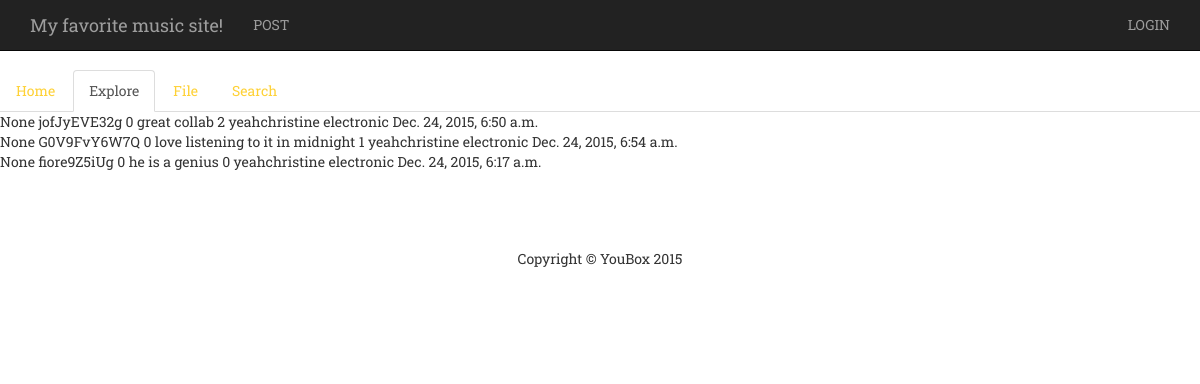
Screenshot of /explore/songcategories/content/electronic/ with the database file from the repository.
### posts/models.py (models this page shows)
class Post(models.Model):
    title = models.TextField(max_length=100,null=True)
    url = models.TextField(max_length=100,null=True)
    start_time = models.IntegerField(null=True)
    post_message = models.TextField(max_length=100,null=True)
    likes = models.IntegerField(null=True)
    people_listening = models.IntegerField(null=True)
    user_id = models.ForeignKey('login.CustomUser', on_delete=models.CASCADE,null=True)
    user_pic_path = models.CharField(max_length=200, null=True);
    category = models.CharField(max_length=20,null=True)
    time = models.DateTimeField(default=datetime.now)

### musicSite/views.py (the view)
# urls.py: url(r'^explore/songcategories/content/(?P<category>\w+)/', categoriesContent),
def categoriesContent(request,category):
	post_list = Post.objects.filter(category=category)
	return render(request,'exploreSongCategoriesContent.html', {'post_list': post_list})

### musicSite/templates/exploreSongCategoriesContent.html (shortened to what this page needs)
<html>
<head>
    {% load staticfiles %}
    <link href="{% static 'bootstrap/css/bootstrap.min.css' %}" rel="stylesheet">
    <link href="{% static 'bootstrap/css/1-col-portfolio.css' %}" rel="stylesheet">
    <link href="{% static 'css/agency.css' %}" rel="stylesheet">
    <link href="font-awesome/css/font-awesome.min.css" rel="stylesheet" type="text/css">
</head>
<body>
    <nav class="navbar navbar-inverse navbar-fixed-top" role="navigation">
        <div class="container">
            <div class="navbar-header">
                <a class="navbar-brand" href="#">My favorite music site!</a>
            </div>
            <div class="collapse navbar-collapse" id="bs-example-navbar-collapse-1">
                <ul class="nav navbar-nav">
                    <li>
                        <a type="button" data-toggle="modal" data-target="#myModal">POST</a>
                    </li>
                </ul>
                <ul class="nav navbar-nav navbar-right">
                    {% if user.username %}
                    <li><p class="navbar-text">Hi {{ user.username }} !</p></li>
                    <li><a href="/logout/" >LOGOUT</a></li>
                    {% else %}
                        {% url 'login' as the_url %}
                    <li><a href="{{ the_url }}">LOGIN</a></li>
                    {% endif %}
            </div>
        </div>
    </nav>
    <ul class="nav nav-tabs">
      <li><a href="/home/">Home</a></li>
      <li class="active"><a href="#">Explore</a></li>
      <li><a href="#">File</a></li>
      <li><a href="#">Search</a></li>
  </ul>
{% if post_list %}
    {% for post in post_list|dictsortreversed:"likes" %}
      <div>
         {{ post.title }}
         {{ post.url }}
        {{ post.start_time }}
        {{ post.post_message }}
        {{ post.likes }}
        {{ post.user_id }}
        {{ post.category }}
        {{ post.time }}
    </div>
    {% endfor %}
{% else %}
    <div>Sorry, no posts in this category.</div>
{% endif %}
    <div id='footer_container' class="container-fluid">
        <footer>
            <div class="row">
                <div class="col-lg-12">
                    <p>Copyright &copy; YouBox 2015</p>
                </div>
            </div>
        </footer>
    </div>
</body>
</html>

### musicSite/static/css/agency.css (style rules this page uses)
body { overflow-x:hidden;font-family:"Roboto Slab","Helvetica Neue",Helvetica,Arial,sans-serif }
p { font-size:14px;line-height:1.75 }
a,a:hover,a:focus,a:active,a.active { outline:0 }
a { color:#fed136 }
footer { padding:25px 0;text-align:center }
body { webkit-tap-highlight-color:#fed136 }

### rows the page displays
Post: title "None", url "jofJyEVE32g", start_time "0", post_message "great collab", likes "2", user_id "yeahchristine", category "electronic", time "Dec. 24, 2015, 6:50 a.m."
Post: title "None", url "G0V9FvY6W7Q", start_time "0", post_message "love listening to it in midnight", likes "1", user_id "yeahchristine", category "electronic", time "Dec. 24, 2015, 6:54 a.m."
Post: title "None", url "fiore9Z5iUg", start_time "0", post_message "he is a genius", likes "0", user_id "yeahchristine", category "electronic", time "Dec. 24, 2015, 6:17 a.m."
